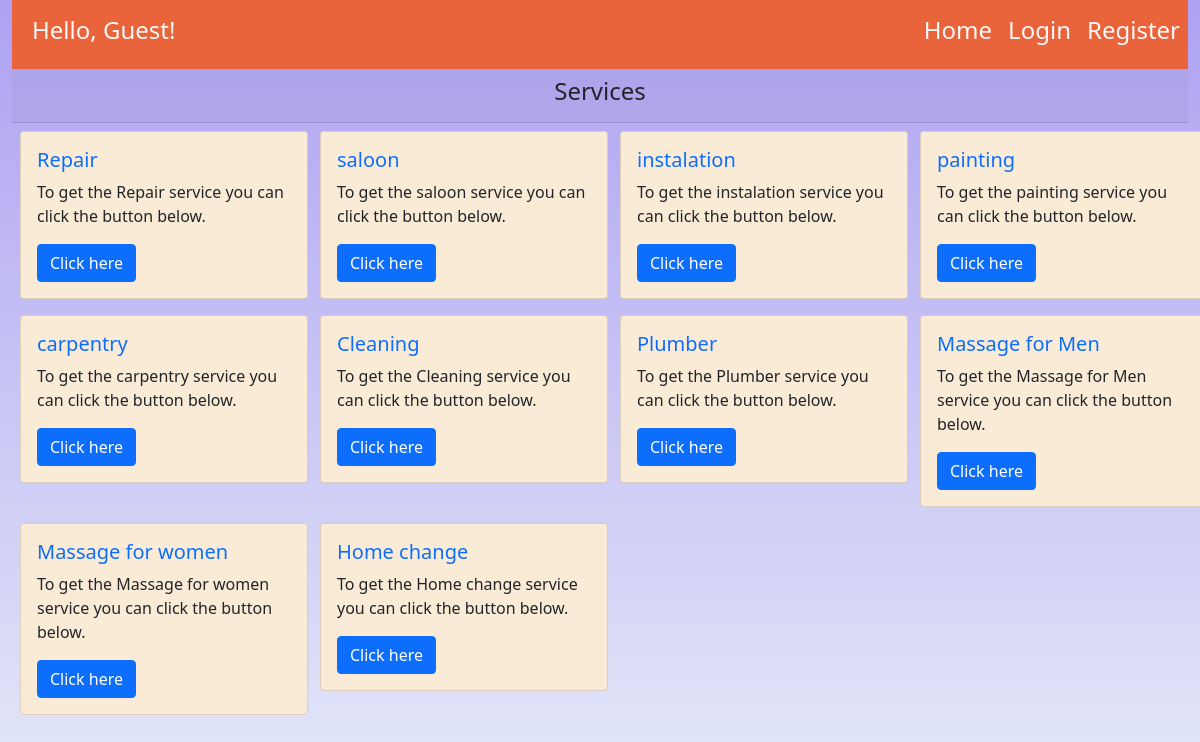
The page / on the database its author committed.
### user/models.py (models this page shows)
class Services(models.Model):
    service = models.CharField(max_length=100 )
    sub_category = models.BooleanField(default=False)
    def __str__(self):
        return self.service

### user/views.py (the view)
# urls.py: 2. Add a URL to urlpatterns:  path('', views.home, name='home')
def home(req):
    services = Services.objects.all()
    return render(req, 'user/home.html' , {"services" : services})

### user/templates/user/home.html
{% extends 'user/base.html' %}
{% block content %}
<div class="card-header d-flex justify-content-center align-items-center" >
    <h4>Services</h4>
</div>
<div >
    <div class="row">
    {% for service in services %}
        <div class="col-3 ">
            <div class="card m-2" style="width: 18rem; background-color: antiquewhite">
                <div class="card-body">
                    <h5 class="card-title"><a href = "{% url 'category' pk=service.id %}" style ="text-decoration: none;">{{service}}</a></h5>
                    <p class="card-text">To get the {{service}} service you can click the button below.</p>
                    <a href="{% url 'category' pk=service.id %}" class="btn btn-primary">Click here</a>
                </div>
            </div>
        </div>
        {% endfor %}
    </div>
</div>
{% endblock %}

### rows shown on the page
Services: service "Repair"
Services: service "saloon"
Services: service "instalation"
Services: service "painting"
Services: service "carpentry"
Services: service "Cleaning"
Services: service "Plumber"
Services: service "Massage for Men"
Services: service "Massage for women"
Services: service "Home change"

### other values the page prints
{{ user.username|default:'Guest' }} "Guest"
